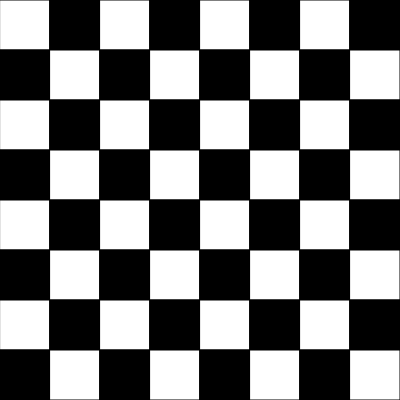
Frame 1 (no input)
Frame 60 (no input): identical to frame 1, image omitted
Frame 120 (the mouse pressed at the canvas centre since frame 60): identical to frame 1, image omitted

The p5.js sketch that drew this single still picture (run headless with seeded random() and noise() and a simulated clock; from frame 60 on, the mouse is pressed at the canvas centre):

// p5.js sketch
// ── sketch.js
// Chessboard, without pieces (just the board)
var tileSize = 50;
var c0;
var c1;

function setup() {
    createCanvas(400, 400);
    c0 = color("white");
    c1 = color("black");
}

function draw() {
    background(220);
    drawGrid();
}

function drawGrid(){
    for (var y = 0; y < 8; y++){
        var rowStartColor; // if y is even, the first color of a row is white, else it is black
    
        if(isEven(y)){
            rowStartColor = c0;
        }
        
        else{
            rowStartColor = c1;
        }
        
        for (var x = 0; x < 8; x++){
            drawTile(x, y, rowStartColor);
            rowStartColor = switchColor(rowStartColor);
        }
    }
}

function drawTile(x, y, tileColor){  
    fill(tileColor);
    rect(tileSize * x, tileSize * y, tileSize, tileSize);
}

function isEven(value){
    return value % 2 === 0;
}

function switchColor(currentColor){
    if(currentColor === c0){
        return c1;
    }
    
    return c0;
}
// ── style.css
canvas {
    display: block;
}
  
